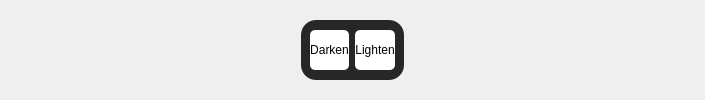
             <widget class="QWidget" name="DWFilterNavigation3">
              <layout class="QGridLayout" name="gridLayout_8">
               <item row="0" column="0">
                <spacer name="horizontalSpacer_11">
                 <property name="orientation">
                  <enum>Qt::Horizontal</enum>
                 </property>
                 <property name="sizeType">
                  <enum>QSizePolicy::Maximum</enum>
                 </property>
                 <property name="sizeHint" stdset="0">
                  <size>
                   <width>290</width>
                   <height>20</height>
                  </size>
                 </property>
                </spacer>
               </item>
               <item row="0" column="1">
                <widget class="QFrame" name="navigation_4">
                 <property name="maximumSize">
                  <size>
                   <width>16777215</width>
                   <height>60</height>
                  </size>
                 </property>
                 <property name="styleSheet">
                  <string notr="true">background-color: rgb(39, 39, 39);
border-radius: 15px;</string>
                 </property>
                 <layout class="QHBoxLayout" name="horizontalLayout_8">
                  <item>
                   <widget class="QPushButton" name="darkenBtn">
                    <property name="maximumSize">
                     <size>
                      <width>80</width>
                      <height>40</height>
                     </size>
                    </property>
                    <property name="styleSheet">
                     <string notr="true">background-color: rgb(255, 255, 255);
color: rgb(0, 0, 0);
border-radius: 5px;</string>
                    </property>
                    <property name="text">
                     <string>Darken</string>
                    </property>
                   </widget>
                  </item>
                  <item>
                   <widget class="QPushButton" name="lightenBtn">
                    <property name="maximumSize">
                     <size>
                      <width>80</width>
                      <height>40</height>
                     </size>
                    </property>
                    <property name="styleSheet">
                     <string notr="true">background-color: rgb(255, 255, 255);
color: rgb(0, 0, 0);
border-radius: 5px;</string>
                    </property>
                    <property name="text">
                     <string>Lighten</string>
                    </property>
                   </widget>
                  </item>
                 </layout>
                </widget>
               </item>
               <item row="0" column="2">
                <spacer name="horizontalSpacer_12">
                 <property name="orientation">
                  <enum>Qt::Horizontal</enum>
                 </property>
                 <property name="sizeType">
                  <enum>QSizePolicy::Maximum</enum>
                 </property>
                 <property name="sizeHint" stdset="0">
                  <size>
                   <width>290</width>
                   <height>20</height>
                  </size>
                 </property>
                </spacer>
               </item>
              </layout>
             </widget>
